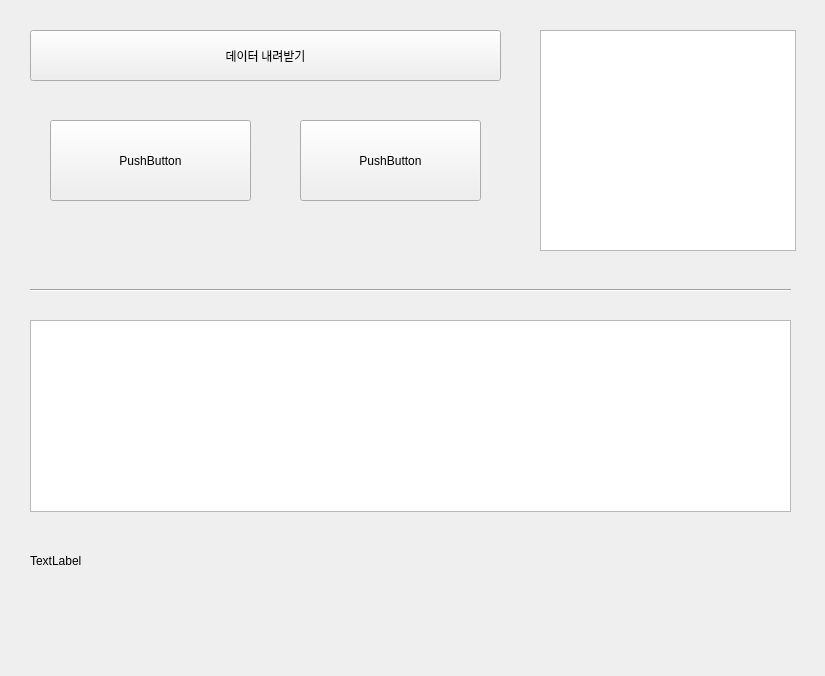
<?xml version="1.0" encoding="UTF-8"?>
<ui version="4.0">
 <class>second_widget</class>
 <widget class="QWidget" name="second_widget">
  <property name="geometry">
   <rect>
    <x>0</x>
    <y>0</y>
    <width>825</width>
    <height>676</height>
   </rect>
  </property>
  <property name="windowTitle">
   <string>Form</string>
  </property>
  <widget class="QPushButton" name="data_load_btn">
   <property name="geometry">
    <rect>
     <x>30</x>
     <y>30</y>
     <width>471</width>
     <height>51</height>
    </rect>
   </property>
   <property name="font">
    <font>
     <family>맑은 고딕</family>
    </font>
   </property>
   <property name="text">
    <string>데이터 내려받기</string>
   </property>
  </widget>
  <widget class="QPushButton" name="user01_btn">
   <property name="geometry">
    <rect>
     <x>50</x>
     <y>120</y>
     <width>201</width>
     <height>81</height>
    </rect>
   </property>
   <property name="text">
    <string>PushButton</string>
   </property>
  </widget>
  <widget class="QPushButton" name="user02_btn">
   <property name="geometry">
    <rect>
     <x>300</x>
     <y>120</y>
     <width>181</width>
     <height>81</height>
    </rect>
   </property>
   <property name="text">
    <string>PushButton</string>
   </property>
  </widget>
  <widget class="QListWidget" name="special_worker_list">
   <property name="geometry">
    <rect>
     <x>540</x>
     <y>30</y>
     <width>256</width>
     <height>221</height>
    </rect>
   </property>
  </widget>
  <widget class="QTableWidget" name="combo_table">
   <property name="geometry">
    <rect>
     <x>30</x>
     <y>320</y>
     <width>761</width>
     <height>192</height>
    </rect>
   </property>
  </widget>
  <widget class="Line" name="line">
   <property name="geometry">
    <rect>
     <x>30</x>
     <y>270</y>
     <width>761</width>
     <height>41</height>
    </rect>
   </property>
   <property name="orientation">
    <enum>Qt::Horizontal</enum>
   </property>
  </widget>
  <widget class="QLabel" name="comb_label">
   <property name="geometry">
    <rect>
     <x>30</x>
     <y>530</y>
     <width>761</width>
     <height>61</height>
    </rect>
   </property>
   <property name="text">
    <string>TextLabel</string>
   </property>
  </widget>
 </widget>
 <resources/>
 <connections/>
</ui>
